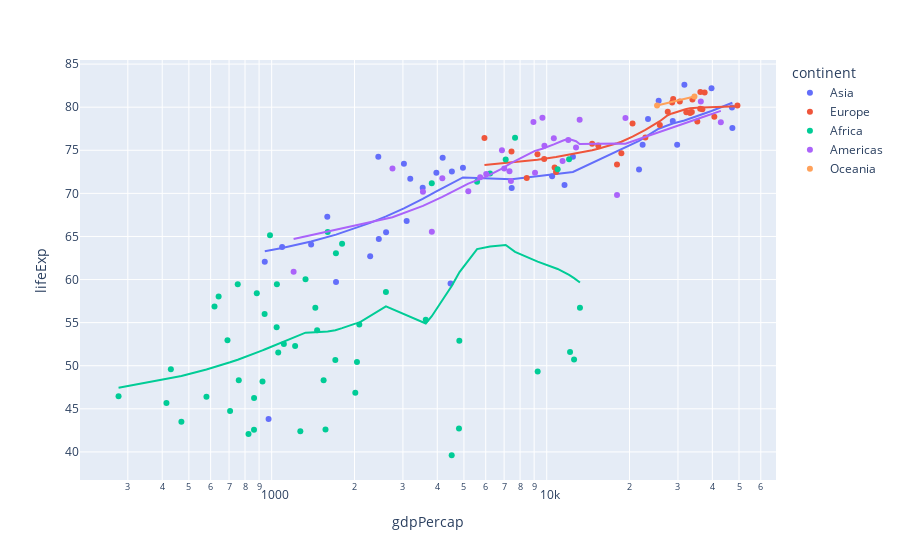

The cell this chart's notebook holds for it:
### Code cell
fig = px.scatter(gapminder_2007,
                 x='gdpPercap',
                 y='lifeExp',
                 trendline='lowess',
                 color='continent',
                 hover_name='country',
                 log_x=True,
                 size_max=60
                 )
fig.show()

### Figure 1 — Plotly figure (JSON) as saved in the notebook; plotly's stock layout.template omitted (floating-point values rounded to 4 significant figures)
{"data": [{"hovertemplate": "<b>%{hovertext}</b><br><br>continent=Asia<br>gdpPercap=%{x}<br>lifeExp=%{y}<extra></extra>", "hovertext": ["Afghanistan", "Bahrain", "Bangladesh", "Cambodia", "China", "Hong Kong, China", "India", "Indonesia", "Iran", "Iraq", "Israel", "Japan", "Jordan", "Korea, Dem. Rep.", "Korea, Rep.", "Kuwait", "Lebanon", "Malaysia", "Mongolia", "Myanmar", "Nepal", "Oman", "Pakistan", "Philippines", "Saudi Arabia", "Singapore", "Sri Lanka", "Syria", "Taiwan", "Thailand", "Vietnam", "West Bank and Gaza", "Yemen, Rep."], "legendgroup": "Asia", "marker": {"color": "#636efa", "symbol": "circle"}, "mode": "markers", "name": "Asia", "orientation": "v", "showlegend": true, "type": "scatter", "x": [974.6, 29800.0, 1391.0, 1714.0, 4959.0, 39720.0, 2452.0, 3541.0, 11610.0, 4471.0, 25520.0, 31660.0, 4519.0, 1593.0, 23350.0, 47310.0, 10460.0, 12450.0, 3096.0, 944, 1091.0, 22320.0, 2606.0, 3190.0, 21650.0, 47140.0, 3970.0, 4185.0, 28720.0, 7458.0, 2442.0, 3025.0, 2281.0], "xaxis": "x", "y": [43.83, 75.64, 64.06, 59.72, 72.96, 82.21, 64.7, 70.65, 70.96, 59.55, 80.75, 82.6, 72.53, 67.3, 78.62, 77.59, 71.99, 74.24, 66.8, 62.07, 63.78, 75.64, 65.48, 71.69, 72.78, 79.97, 72.4, 74.14, 78.4, 70.62, 74.25, 73.42, 62.7], "yaxis": "y"}, {"hovertemplate": "<b>LOWESS trendline</b><br><br>continent=Asia<br>gdpPercap=%{x}<br>lifeExp=%{y} <b>(trend)</b><extra></extra>", "legendgroup": "Asia", "marker": {"color": "#636efa", "symbol": "circle"}, "mode": "lines", "name": "Asia", "showlegend": false, "type": "scatter", "x": [944, 974.6, 1091.0, 1391.0, 1593.0, 1714.0, 2281.0, 2442.0, 2452.0, 2606.0, 3025.0, 3096.0, 3190.0, 3541.0, 3970.0, 4185.0, 4471.0, 4519.0, 4959.0, 7458.0, 10460.0, 11610.0, 12450.0, 21650.0, 22320.0, 23350.0, 25520.0, 28720.0, 29800.0, 31660.0, 39720.0, 47140.0, 47310.0], "xaxis": "x", "y": [63.29, 63.37, 63.67, 64.42, 64.92, 65.22, 66.57, 66.95, 66.97, 67.32, 68.26, 68.41, 68.62, 69.36, 70.22, 70.63, 71.14, 71.22, 71.85, 71.65, 72.24, 72.4, 72.49, 76.08, 76.33, 76.71, 77.5, 78.11, 78.23, 78.45, 79.56, 80.5, 80.52], "yaxis": "y"}, {"hovertemplate": "<b>%{hovertext}</b><br><br>continent=Europe<br>gdpPercap=%{x}<br>lifeExp=%{y}<extra></extra>", "hovertext": ["Albania", "Austria", "Belgium", "Bosnia and Herzegovina", "Bulgaria", "Croatia", "Czech Republic", "Denmark", "Finland", "France", "Germany", "Greece", "Hungary", "Iceland", "Ireland", "Italy", "Montenegro", "Netherlands", "Norway", "Poland", "Portugal", "Romania", "Serbia", "Slovak Republic", "Slovenia", "Spain", "Sweden", "Switzerland", "Turkey", "United Kingdom"], "legendgroup": "Europe", "marker": {"color": "#EF553B", "symbol": "circle"}, "mode": "markers", "name": "Europe", "orientation": "v", "showlegend": true, "type": "scatter", "x": [5937.0, 36130.0, 33690.0, 7446.0, 10680.0, 14620.0, 22830.0, 35280.0, 33210.0, 30470.0, 32170.0, 27540.0, 18010.0, 36180.0, 40680.0, 28570.0, 9254.0, 36800.0, 49360.0, 15390.0, 20510.0, 10810.0, 9787.0, 18680.0, 25770.0, 28820.0, 33860.0, 37510.0, 8458.0, 33200.0], "xaxis": "x", "y": [76.42, 79.83, 79.44, 74.85, 73.0, 75.75, 76.49, 78.33, 79.31, 80.66, 79.41, 79.48, 73.34, 81.76, 78.89, 80.55, 74.54, 79.76, 80.2, 75.56, 78.1, 72.48, 74.0, 74.66, 77.93, 80.94, 80.88, 81.7, 71.78, 79.42], "yaxis": "y"}, {"hovertemplate": "<b>LOWESS trendline</b><br><br>continent=Europe<br>gdpPercap=%{x}<br>lifeExp=%{y} <b>(trend)</b><extra></extra>", "legendgroup": "Europe", "marker": {"color": "#EF553B", "symbol": "circle"}, "mode": "lines", "name": "Europe", "showlegend": false, "type": "scatter", "x": [5937.0, 7446.0, 8458.0, 9254.0, 9787.0, 10680.0, 10810.0, 14620.0, 15390.0, 18010.0, 18680.0, 20510.0, 22830.0, 25770.0, 27540.0, 28570.0, 28820.0, 30470.0, 32170.0, 33200.0, 33210.0, 33690.0, 33860.0, 35280.0, 36130.0, 36180.0, 36800.0, 37510.0, 40680.0, 49360.0], "xaxis": "x", "y": [73.3, 73.57, 73.75, 73.91, 74.01, 74.19, 74.21, 75.0, 75.18, 75.81, 75.99, 76.58, 77.37, 78.38, 79.07, 79.27, 79.31, 79.6, 79.79, 79.87, 79.87, 79.9, 79.91, 79.96, 79.97, 79.97, 79.97, 79.98, 80.02, 80.1], "yaxis": "y"}, {"hovertemplate": "<b>%{hovertext}</b><br><br>continent=Africa<br>gdpPercap=%{x}<br>lifeExp=%{y}<extra></extra>", "hovertext": ["Algeria", "Angola", "Benin", "Botswana", "Burkina Faso", "Burundi", "Cameroon", "Central African Republic", "Chad", "Comoros", "Congo, Dem. Rep.", "Congo, Rep.", "Cote d'Ivoire", "Djibouti", "Egypt", "Equatorial Guinea", "Eritrea", "Ethiopia", "Gabon", "Gambia", "Ghana", "Guinea", "Guinea-Bissau", "Kenya", "Lesotho", "Liberia", "Libya", "Madagascar", "Malawi", "Mali", "Mauritania", "Mauritius", "Morocco", "Mozambique", "Namibia", "Niger", "Nigeria", "Reunion", "Rwanda", "Sao Tome and Principe", "Senegal", "Sierra Leone", "Somalia", "South Africa", "Sudan", "Swaziland", "Tanzania", "Togo", "Tunisia", "Uganda", "Zambia", "Zimbabwe"], "legendgroup": "Africa", "marker": {"color": "#00cc96", "symbol": "circle"}, "mode": "markers", "name": "Africa", "orientation": "v", "showlegend": true, "type": "scatter", "x": [6223.0, 4797.0, 1441.0, 12570.0, 1217.0, 430.1, 2042.0, 706.0, 1704.0, 986.1, 277.6, 3633.0, 1545.0, 2082.0, 5581.0, 12150.0, 641.4, 690.8, 13210.0, 752.7, 1328.0, 942.7, 579.2, 1463.0, 1569.0, 414.5, 12060.0, 1045.0, 759.3, 1043.0, 1803.0, 10960.0, 3820.0, 823.7, 4811.0, 619.7, 2014.0, 7670.0, 863.1, 1598.0, 1712.0, 862.5, 926.1, 9270.0, 2602.0, 4513.0, 1107.0, 883.0, 7093.0, 1056.0, 1271.0, 469.7], "xaxis": "x", "y": [72.3, 42.73, 56.73, 50.73, 52.3, 49.58, 50.43, 44.74, 50.65, 65.15, 46.46, 55.32, 48.33, 54.79, 71.34, 51.58, 58.04, 52.95, 56.73, 59.45, 60.02, 56.01, 46.39, 54.11, 42.59, 45.68, 73.95, 59.44, 48.3, 54.47, 64.16, 72.8, 71.16, 42.08, 52.91, 56.87, 46.86, 76.44, 46.24, 65.53, 63.06, 42.57, 48.16, 49.34, 58.56, 39.61, 52.52, 58.42, 73.92, 51.54, 42.38, 43.49], "yaxis": "y"}, {"hovertemplate": "<b>LOWESS trendline</b><br><br>continent=Africa<br>gdpPercap=%{x}<br>lifeExp=%{y} <b>(trend)</b><extra></extra>", "legendgroup": "Africa", "marker": {"color": "#00cc96", "symbol": "circle"}, "mode": "lines", "name": "Africa", "showlegend": false, "type": "scatter", "x": [277.6, 414.5, 430.1, 469.7, 579.2, 619.7, 641.4, 690.8, 706.0, 752.7, 759.3, 823.7, 862.5, 863.1, 883.0, 926.1, 942.7, 986.1, 1043.0, 1045.0, 1056.0, 1107.0, 1217.0, 1271.0, 1328.0, 1441.0, 1463.0, 1545.0, 1569.0, 1598.0, 1704.0, 1712.0, 1803.0, 2014.0, 2042.0, 2082.0, 2602.0, 3633.0, 3820.0, 4513.0, 4797.0, 4811.0, 5581.0, 6223.0, 7093.0, 7670.0, 9270.0, 10960.0, 12060.0, 12150.0, 12570.0, 13210.0], "xaxis": "x", "y": [47.45, 48.43, 48.54, 48.81, 49.56, 49.83, 49.97, 50.3, 50.4, 50.7, 50.74, 51.15, 51.4, 51.4, 51.52, 51.78, 51.88, 52.14, 52.46, 52.48, 52.54, 52.82, 53.37, 53.67, 53.84, 53.89, 53.9, 53.95, 53.96, 53.97, 54.13, 54.14, 54.36, 54.89, 54.95, 55.0, 56.89, 54.9, 55.75, 59.25, 60.76, 60.83, 63.53, 63.83, 64.01, 63.22, 62.08, 61.23, 60.54, 60.47, 60.17, 59.66], "yaxis": "y"}, {"hovertemplate": "<b>%{hovertext}</b><br><br>continent=Americas<br>gdpPercap=%{x}<br>lifeExp=%{y}<extra></extra>", "hovertext": ["Argentina", "Bolivia", "Brazil", "Canada", "Chile", "Colombia", "Costa Rica", "Cuba", "Dominican Republic", "Ecuador", "El Salvador", "Guatemala", "Haiti", "Honduras", "Jamaica", "Mexico", "Nicaragua", "Panama", "Paraguay", "Peru", "Puerto Rico", "Trinidad and Tobago", "United States", "Uruguay", "Venezuela"], "legendgroup": "Americas", "marker": {"color": "#ab63fa", "symbol": "circle"}, "mode": "markers", "name": "Americas", "orientation": "v", "showlegend": true, "type": "scatter", "x": [12780.0, 3822.0, 9066.0, 36320.0, 13170.0, 7007.0, 9645.0, 8948.0, 6025.0, 6873.0, 5728.0, 5186.0, 1202.0, 3548.0, 7321.0, 11980.0, 2749.0, 9809.0, 4173.0, 7409.0, 19330.0, 18010.0, 42950.0, 10610.0, 11420.0], "xaxis": "x", "y": [75.32, 65.55, 72.39, 80.65, 78.55, 72.89, 78.78, 78.27, 72.23, 74.99, 71.88, 70.26, 60.92, 70.2, 72.57, 76.19, 72.9, 75.54, 71.75, 71.42, 78.75, 69.82, 78.24, 76.38, 73.75], "yaxis": "y"}, {"hovertemplate": "<b>LOWESS trendline</b><br><br>continent=Americas<br>gdpPercap=%{x}<br>lifeExp=%{y} <b>(trend)</b><extra></extra>", "legendgroup": "Americas", "marker": {"color": "#ab63fa", "symbol": "circle"}, "mode": "lines", "name": "Americas", "showlegend": false, "type": "scatter", "x": [1202.0, 2749.0, 3548.0, 3822.0, 4173.0, 5186.0, 5728.0, 6025.0, 6873.0, 7007.0, 7321.0, 7409.0, 8948.0, 9066.0, 9645.0, 9809.0, 10610.0, 11420.0, 11980.0, 12780.0, 13170.0, 18010.0, 19330.0, 36320.0, 42950.0], "xaxis": "x", "y": [64.7, 67.24, 68.55, 69.0, 69.59, 71.13, 71.64, 71.94, 72.86, 73.03, 73.41, 73.51, 74.83, 74.93, 75.18, 75.25, 75.68, 76.1, 76.32, 76.05, 75.73, 75.79, 75.76, 78.78, 79.57], "yaxis": "y"}, {"hovertemplate": "<b>%{hovertext}</b><br><br>continent=Oceania<br>gdpPercap=%{x}<br>lifeExp=%{y}<extra></extra>", "hovertext": ["Australia", "New Zealand"], "legendgroup": "Oceania", "marker": {"color": "#FFA15A", "symbol": "circle"}, "mode": "markers", "name": "Oceania", "orientation": "v", "showlegend": true, "type": "scatter", "x": [34440.0, 25190.0], "xaxis": "x", "y": [81.23, 80.2], "yaxis": "y"}, {"hovertemplate": "<b>LOWESS trendline</b><br><br>continent=Oceania<br>gdpPercap=%{x}<br>lifeExp=%{y} <b>(trend)</b><extra></extra>", "legendgroup": "Oceania", "marker": {"color": "#FFA15A", "symbol": "circle"}, "mode": "lines", "name": "Oceania", "showlegend": false, "type": "scatter", "x": [25190.0, 34440.0], "xaxis": "x", "y": [80.2, 81.23], "yaxis": "y"}], "layout": {"legend": {"title": {"text": "continent"}, "tracegroupgap": 0}, "margin": {"t": 60}, "xaxis": {"anchor": "y", "domain": [0, 1], "title": {"text": "gdpPercap"}, "type": "log"}, "yaxis": {"anchor": "x", "domain": [0, 1], "title": {"text": "lifeExp"}}}}
